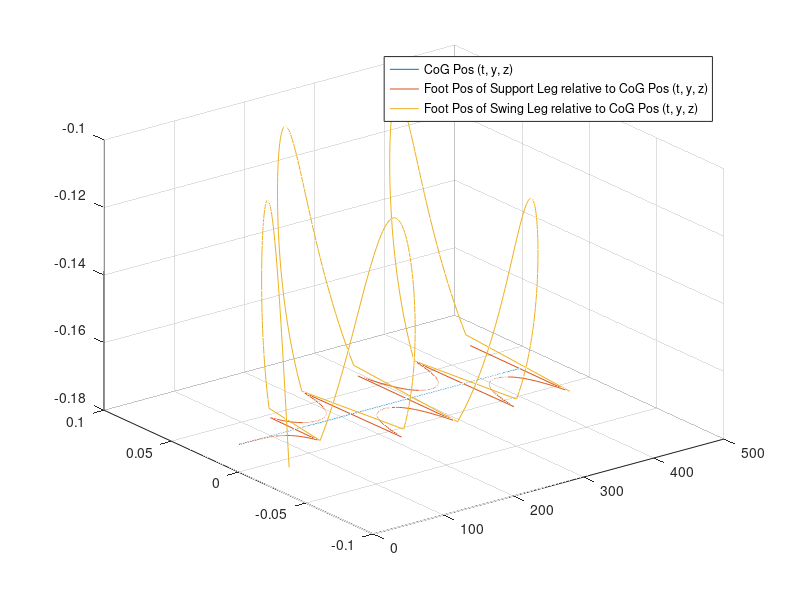
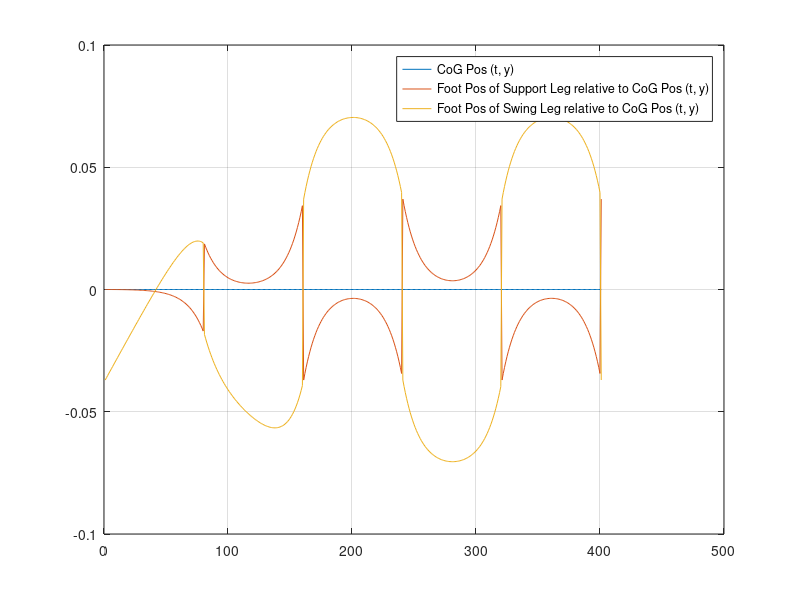
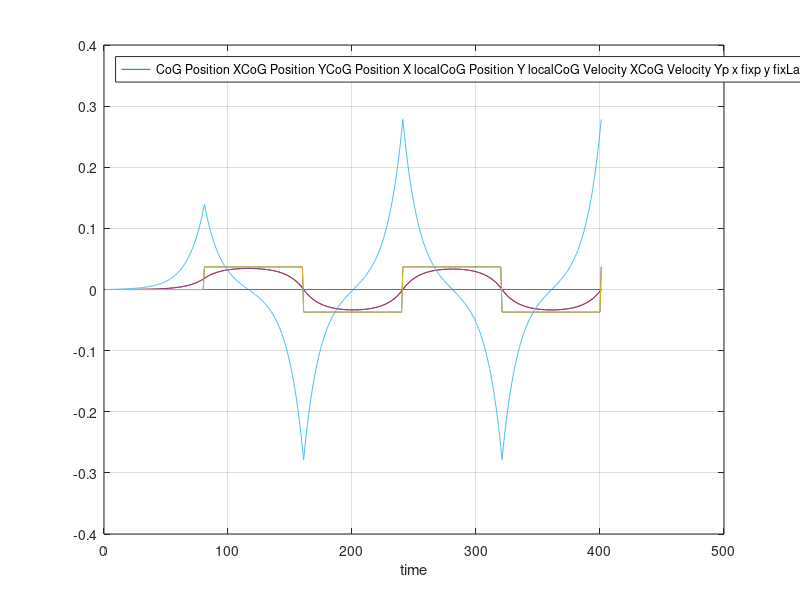

Reproduce these figures in MATLAB, in order.
clear;
close all;

load WPG_log_FootTrajectory.dat;
load WPG_log_WalkingPattern.dat;

[a, b] = size(WPG_log_FootTrajectory);

t = 1:a;
y = 0.01:0.05;
z = 0.01:0.2;

i=0;

for n=t
  i = i + 1;
  xc(i) = WPG_log_FootTrajectory(i, 1);
  yc(i) = WPG_log_FootTrajectory(i, 2);
  x1(i) = WPG_log_FootTrajectory(i, 3);
  y1(i) = WPG_log_FootTrajectory(i, 4);
  z1(i) = WPG_log_FootTrajectory(i, 5);
  x2(i) = WPG_log_FootTrajectory(i, 6);
  y2(i) = WPG_log_FootTrajectory(i, 7);
  z2(i) = WPG_log_FootTrajectory(i, 8);
end

f1 = figure;
f2 = figure;
figure(f1);
plot3(t, xc, z1, t, y1, z1, t, y2, z2)
legend("CoG Pos (t, y, z)", "Foot Pos of Support Leg relative to CoG Pos (t, y, z)", "Foot Pos of Swing Leg relative to CoG Pos (t, y, z)")
grid on

figure(f2);
plot(t, xc, t, y1, t, y2)
legend("CoG Pos (t, y)", "Foot Pos of Support Leg relative to CoG Pos (t, y)", "Foot Pos of Swing Leg relative to CoG Pos (t, y)")
grid on

f3 = figure;
figure(3);
plot(t, WPG_log_WalkingPattern)
legend(["CoG Position X", "CoG Position Y", "CoG Position X local", "CoG Position Y local", "CoG Velocity X", "CoG Velocity Y", "p x fix", "p y fix", "LandingPosition X", "LandingPosition Y"], "Location", "northwest")
xlabel("time")
grid on

% reference https://jp.mathworks.com/help/matlab/data_analysis/plotting-data.html
